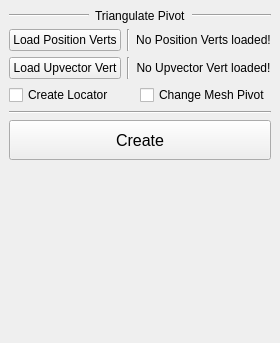
<?xml version="1.0" encoding="UTF-8"?>
<ui version="4.0">
 <class>tappModelling_MainWindow</class>
 <widget class="QMainWindow" name="tappModelling_MainWindow">
  <property name="geometry">
   <rect>
    <x>0</x>
    <y>0</y>
    <width>256</width>
    <height>343</height>
   </rect>
  </property>
  <property name="windowTitle">
   <string>Tapp Modelling</string>
  </property>
  <widget class="QWidget" name="centralwidget">
   <layout class="QVBoxLayout" name="verticalLayout">
    <item>
     <layout class="QHBoxLayout" name="horizontalLayout_5">
      <item>
       <widget class="Line" name="line_4">
        <property name="sizePolicy">
         <sizepolicy hsizetype="Expanding" vsizetype="Fixed">
          <horstretch>0</horstretch>
          <verstretch>0</verstretch>
         </sizepolicy>
        </property>
        <property name="orientation">
         <enum>Qt::Horizontal</enum>
        </property>
       </widget>
      </item>
      <item>
       <widget class="QLabel" name="label">
        <property name="text">
         <string>Triangulate Pivot</string>
        </property>
        <property name="scaledContents">
         <bool>false</bool>
        </property>
       </widget>
      </item>
      <item>
       <widget class="Line" name="line_5">
        <property name="sizePolicy">
         <sizepolicy hsizetype="Expanding" vsizetype="Fixed">
          <horstretch>0</horstretch>
          <verstretch>0</verstretch>
         </sizepolicy>
        </property>
        <property name="orientation">
         <enum>Qt::Horizontal</enum>
        </property>
       </widget>
      </item>
     </layout>
    </item>
    <item>
     <layout class="QGridLayout" name="gridLayout">
      <item row="0" column="0">
       <widget class="QPushButton" name="loadPositionVerts_pushButton">
        <property name="sizePolicy">
         <sizepolicy hsizetype="Expanding" vsizetype="Minimum">
          <horstretch>0</horstretch>
          <verstretch>0</verstretch>
         </sizepolicy>
        </property>
        <property name="minimumSize">
         <size>
          <width>0</width>
          <height>0</height>
         </size>
        </property>
        <property name="text">
         <string>Load Position Verts</string>
        </property>
       </widget>
      </item>
      <item row="0" column="1">
       <widget class="Line" name="line_2">
        <property name="orientation">
         <enum>Qt::Vertical</enum>
        </property>
       </widget>
      </item>
      <item row="0" column="2">
       <widget class="QLabel" name="positionVerts_label">
        <property name="text">
         <string>No Position Verts loaded!</string>
        </property>
        <property name="alignment">
         <set>Qt::AlignCenter</set>
        </property>
       </widget>
      </item>
      <item row="1" column="0">
       <widget class="QPushButton" name="loadUpVert_pushButton">
        <property name="sizePolicy">
         <sizepolicy hsizetype="Expanding" vsizetype="Minimum">
          <horstretch>0</horstretch>
          <verstretch>0</verstretch>
         </sizepolicy>
        </property>
        <property name="minimumSize">
         <size>
          <width>0</width>
          <height>0</height>
         </size>
        </property>
        <property name="text">
         <string>Load Upvector Vert</string>
        </property>
       </widget>
      </item>
      <item row="1" column="1">
       <widget class="Line" name="line_3">
        <property name="orientation">
         <enum>Qt::Vertical</enum>
        </property>
       </widget>
      </item>
      <item row="1" column="2">
       <widget class="QLabel" name="upVert_label">
        <property name="text">
         <string>No Upvector Vert loaded!</string>
        </property>
        <property name="alignment">
         <set>Qt::AlignCenter</set>
        </property>
       </widget>
      </item>
     </layout>
    </item>
    <item>
     <layout class="QHBoxLayout" name="horizontalLayout">
      <item>
       <widget class="QCheckBox" name="locator_checkBox">
        <property name="enabled">
         <bool>true</bool>
        </property>
        <property name="text">
         <string>Create Locator</string>
        </property>
        <property name="checked">
         <bool>false</bool>
        </property>
       </widget>
      </item>
      <item>
       <widget class="QCheckBox" name="mesh_checkBox">
        <property name="enabled">
         <bool>true</bool>
        </property>
        <property name="text">
         <string>Change Mesh Pivot</string>
        </property>
        <property name="checked">
         <bool>false</bool>
        </property>
       </widget>
      </item>
     </layout>
    </item>
    <item>
     <widget class="Line" name="line">
      <property name="orientation">
       <enum>Qt::Horizontal</enum>
      </property>
     </widget>
    </item>
    <item>
     <widget class="QPushButton" name="create_pushButton">
      <property name="sizePolicy">
       <sizepolicy hsizetype="Expanding" vsizetype="Minimum">
        <horstretch>0</horstretch>
        <verstretch>0</verstretch>
       </sizepolicy>
      </property>
      <property name="minimumSize">
       <size>
        <width>0</width>
        <height>40</height>
       </size>
      </property>
      <property name="font">
       <font>
        <pointsize>12</pointsize>
       </font>
      </property>
      <property name="text">
       <string>Create</string>
      </property>
     </widget>
    </item>
    <item>
     <spacer name="verticalSpacer">
      <property name="orientation">
       <enum>Qt::Vertical</enum>
      </property>
      <property name="sizeHint" stdset="0">
       <size>
        <width>20</width>
        <height>40</height>
       </size>
      </property>
     </spacer>
    </item>
   </layout>
  </widget>
 </widget>
 <resources/>
 <connections/>
</ui>
